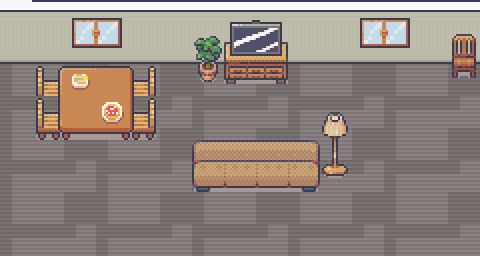

Rendered tile map (Tiled .tmx) drawn with the repository's tilesets; below, a short description and the full map source, tile grids included:
An orthogonal 15x8 tile map with 32x32 px tiles, 11 tile layers (Floor, Tile Layer 6, Tile Layer 7, Collisions, ...), 2 tilesets and 8 objects.

<map version="1.10" tiledversion="1.11.2" orientation="orthogonal" renderorder="right-down" width="15" height="8" tilewidth="32" tileheight="32" infinite="0" nextlayerid="17" nextobjectid="19">
 <editorsettings>
  <export target="living_room.tmx" format="tmx" />
 </editorsettings>
 <tileset firstgid="1" source="Room_Builder_free_32x32.tsx" />
 <tileset firstgid="392" source="Interiors_free_32x32.tsx" />
 <layer id="7" name="Floor" width="15" height="8">
  <data encoding="csv">
219,220,221,219,220,221,219,220,221,219,220,221,219,220,221,
202,203,204,202,203,204,202,203,204,202,203,204,202,203,204,
219,220,221,219,220,221,219,220,221,219,220,221,219,220,221,
202,203,204,202,203,204,202,203,204,202,203,204,202,203,204,
219,220,221,219,220,221,219,220,221,219,220,221,219,220,221,
202,203,204,202,203,204,202,203,204,202,203,204,202,203,204,
219,220,221,219,220,221,219,220,221,219,220,221,219,220,221,
202,203,204,202,203,204,202,203,204,202,203,204,202,203,204
</data>
 </layer>
 <layer id="11" name="Tile Layer 6" width="15" height="8">
  <data encoding="csv">
0,0,0,0,0,0,0,0,0,0,0,0,0,0,0,
0,0,0,0,0,0,0,0,0,0,0,0,0,0,0,
0,0,0,0,0,0,0,0,0,0,0,0,0,0,0,
0,0,0,0,0,0,0,0,0,0,0,0,0,0,0,
0,0,0,0,0,0,0,0,0,0,0,0,0,0,0,
0,0,0,0,0,0,0,0,0,0,0,0,0,0,0,
0,0,0,0,0,0,0,0,0,0,0,0,0,0,0,
0,0,0,0,0,0,0,0,0,0,0,0,0,0,0
</data>
 </layer>
 <layer id="12" name="Tile Layer 7" width="15" height="8">
  <data encoding="csv">
0,0,0,0,0,0,0,0,0,0,0,0,0,0,0,
0,0,0,0,0,0,0,0,0,0,0,0,0,0,0,
0,0,0,0,0,0,0,0,0,0,0,0,0,0,0,
0,0,0,0,0,0,0,0,0,0,0,0,0,0,0,
0,0,0,0,0,0,0,0,0,0,0,0,0,0,0,
0,0,0,0,0,0,0,0,0,0,0,0,0,0,0,
0,0,0,0,0,0,0,0,0,0,0,0,0,0,0,
0,0,0,0,0,0,0,0,0,0,0,0,0,0,0
</data>
 </layer>
 <layer id="6" name="Collisions" width="15" height="8">
  <properties>
   <property name="collidable" type="bool" value="true" />
  </properties>
  <data encoding="csv">
0,331,332,332,332,332,332,332,332,332,332,332,332,332,2684354892,
0,0,0,0,0,0,0,0,0,0,0,0,0,0,0,
0,0,0,0,0,0,0,0,0,0,0,0,0,0,0,
0,0,0,0,0,0,0,0,0,0,0,0,0,0,0,
0,0,0,0,0,0,0,0,0,0,0,0,0,0,0,
0,0,0,0,0,0,0,0,0,0,0,0,0,0,0,
0,0,0,0,0,0,0,0,0,0,0,0,0,0,0,
0,0,0,0,0,0,0,0,0,0,0,0,0,0,0
</data>
 </layer>
 <layer id="10" name="Actions" width="15" height="8">
  <data encoding="csv">
0,0,0,0,0,0,0,0,0,0,0,0,0,0,0,
0,0,0,0,0,0,0,0,0,0,0,0,0,0,0,
0,0,0,0,0,0,0,0,0,0,0,0,0,0,0,
0,0,0,0,0,0,0,0,0,0,0,0,0,0,0,
0,0,0,0,0,0,0,0,0,0,0,0,0,0,0,
0,0,0,0,0,0,0,0,0,0,0,0,0,0,0,
0,0,0,0,0,0,0,0,0,0,0,0,0,0,0,
0,0,0,0,0,0,0,0,0,0,0,0,0,0,0
</data>
 </layer>
 <layer id="9" name="Tile Layer 4" width="15" height="8">
  <data encoding="csv">
0,0,0,0,0,0,0,0,0,0,0,0,0,0,0,
0,0,0,0,0,0,0,0,0,0,0,0,0,0,0,
0,0,0,0,0,0,0,0,0,0,0,0,0,0,0,
0,0,0,0,0,0,0,0,0,0,0,0,0,0,0,
0,0,0,0,0,0,0,0,0,0,317,0,0,0,0,
0,0,0,0,0,0,0,0,0,0,0,317,0,0,0,
0,0,0,0,0,0,0,0,0,0,0,0,0,0,0,
0,0,0,0,0,0,0,0,0,0,0,0,0,0,0
</data>
 </layer>
 <layer id="8" name="Tile Layer 3" width="15" height="8">
  <data encoding="csv">
1610613068,325,325,325,325,325,325,325,325,325,325,325,325,325,325,
175,342,342,342,342,342,342,342,342,342,342,342,342,342,342,
175,176,0,0,0,0,0,0,0,0,0,0,0,0,0,
175,176,0,0,0,0,0,0,0,0,0,0,0,0,0,
175,176,0,0,0,0,0,0,0,0,0,0,0,0,0,
175,176,0,0,0,317,317,0,0,0,0,0,0,0,0,
175,176,0,0,0,0,0,0,0,0,0,0,0,0,0,
175,176,0,0,0,0,0,0,0,0,0,0,0,0,0
</data>
 </layer>
 <layer id="14" name="Tile Layer 9" width="15" height="8">
  <data encoding="csv">
0,0,0,0,0,0,0,0,0,0,0,0,0,0,0,
0,0,0,0,0,0,0,1277,1278,0,0,0,0,0,0,
0,0,0,0,0,0,0,1293,1294,0,0,0,0,0,0,
0,0,0,0,0,0,0,0,0,0,0,0,0,0,0,
0,0,0,0,0,0,1551,1553,1553,1552,0,0,0,0,0,
0,0,0,0,0,0,1567,1569,1569,1568,0,0,0,0,0,
0,0,0,0,0,0,0,0,0,0,0,0,0,0,0,
0,0,0,0,0,0,0,0,0,0,0,0,0,0,0
</data>
 </layer>
 <layer id="13" name="Tile Layer 8" width="15" height="8">
  <data encoding="csv">
332,0,0,0,0,0,0,616,617,0,0,0,0,0,0,
349,0,0,0,0,0,0,632,633,0,0,0,0,0,0,
175,900,0,0,2147484548,0,0,0,0,0,0,0,0,0,0,
175,900,0,0,2147484548,0,0,0,0,0,0,0,0,0,0,
175,916,0,0,2147484564,0,0,0,0,0,0,0,0,0,0,
175,0,0,0,0,0,0,0,0,0,0,0,0,0,0,
175,0,0,0,0,0,0,0,0,0,0,0,0,0,0,
175,0,0,0,0,0,0,0,0,0,0,0,0,0,0
</data>
 </layer>
 <layer id="15" name="Tile Layer 10" width="15" height="8">
  <data encoding="csv">
0,0,603,604,0,0,0,0,0,0,0,603,604,0,0,
0,0,619,620,0,0,1124,0,0,0,0,619,620,0,1397,
0,552,553,554,555,0,1140,0,0,0,0,0,0,0,1413,
0,568,569,570,571,0,0,0,0,0,1300,0,0,0,0,
0,584,585,586,587,0,0,0,0,0,1316,0,0,0,0,
0,0,0,0,0,0,0,0,0,0,1332,0,0,0,0,
0,0,0,0,0,0,0,0,0,0,0,0,0,0,0,
0,0,0,0,0,0,0,0,0,0,0,0,0,0,0
</data>
 </layer>
 <layer id="16" name="Tile Layer 11" width="15" height="8">
  <data encoding="csv">
0,0,0,0,0,0,0,0,0,0,0,0,0,0,0,
0,0,0,0,0,0,0,0,0,0,0,0,0,0,0,
0,0,595,0,0,0,0,0,0,0,0,0,0,0,0,
0,0,0,627,0,0,0,0,0,0,0,0,0,0,0,
0,0,0,0,0,0,0,0,0,0,0,0,0,0,0,
0,0,0,0,0,0,0,0,0,0,0,0,0,0,0,
0,0,0,0,0,0,0,0,0,0,0,0,0,0,0,
0,0,0,0,0,0,0,0,0,0,0,0,0,0,0
</data>
 </layer>
 <objectgroup id="2" name="Objects">
  <object id="11" x="-5" y="65" width="7" height="189">
   <properties>
    <property name="destination" value="kitchen" />
    <property name="exitOrientation" value="horizontal" />
    <property name="type" value="door" />
   </properties>
  </object>
  <object id="12" x="19" y="65" width="11" height="190">
   <properties>
    <property name="fromOrientation" value="horizontal" />
    <property name="fromRoom" value="kitchen" />
    <property name="spawn" type="bool" value="true" />
   </properties>
  </object>
  <object id="13" x="59" y="68" width="86" height="63">
   <properties>
    <property name="collidable" type="bool" value="true" />
   </properties>
  </object>
  <object id="14" x="200" y="138" width="143" height="51">
   <properties>
    <property name="collidable" type="bool" value="true" />
   </properties>
  </object>
  <object id="15" x="531" y="2" />
  <object id="16" x="97" y="174.333">
   <properties>
    <property name="characterId" value="mph_mom" />
    <property name="level" value="4" />
    <property name="name" value="Mom" />
    <property name="spriteAsset" value="mom.png" />
    <property name="type" value="npc" />
   </properties>
  </object>
  <object id="17" x="194.667" y="21.3333" width="99.3333" height="60.6667">
   <properties>
    <property name="collidable" type="bool" value="true" />
   </properties>
  </object>
  <object id="18" x="2.66667" y="-4" width="476" height="70">
   <properties>
    <property name="collidable" type="bool" value="true" />
   </properties>
  </object>
 </objectgroup>
</map>
